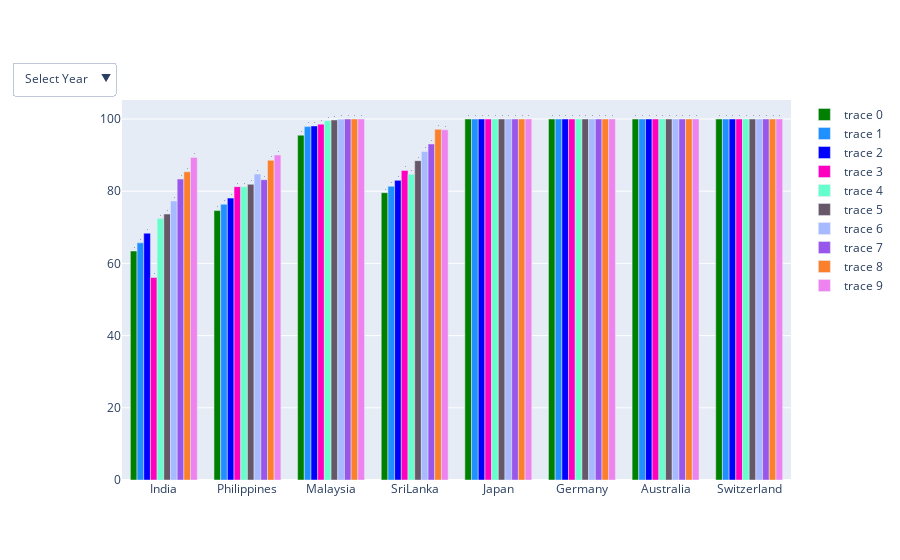

Here is the notebook cell this chart was saved with:
### Code cell
import pandas as pd
import numpy as np
import matplotlib.pyplot as plt
import matplotlib.gridspec as gridspec
from plotly.subplots import make_subplots
import plotly.graph_objects as go

fig1 = make_subplots(rows=1, cols=1)

countries = ['India','Philippines','Malaysia','SriLanka','Japan','Germany','Australia','Switzerland']

fig1.add_trace(go.Bar(x=countries,y=[63.43433,74.63317,95.52333,79.59493,100,100,100,100],text='Access to electricity in rural area in 2008',marker_color=['green','green','green','green','green','green','green','green'],
                                                                              textposition='outside'),row=1, col=1) 
fig1.add_trace(go.Bar(x=countries,y=[65.70224,76.38853,97.89499,81.38262,100,100,100,100],text='Access to electricity in rural area in 2009 ',marker_color=['dodgerblue','dodgerblue','dodgerblue','dodgerblue','dodgerblue','dodgerblue','dodgerblue','dodgerblue'],
                                                                              textposition='outside'),row=1, col=1) 


fig1.add_trace(go.Bar(x=countries,y=[68.37382,78.08313,98.08235,83.00431,100,100,100,100],text='Access to electricity in rural area in 2010 ',marker_color=['blue','blue','blue','blue','blue','blue','blue','blue'],
                                                                              textposition='outside'),row=1, col=1) 
fig1.add_trace(go.Bar(x=countries,y=[56.08608,81.2667,98.56712,85.74049,100,100,100,100],text='Access to electricity in rural area in 2011 ',marker_color=['rgb(255, 0, 191)','rgb(255, 0, 191)','rgb(255, 0, 191)','rgb(255, 0, 191)','rgb(255, 0, 191)','rgb(255, 0, 191)','rgb(255, 0, 191)','rgb(255, 0, 191)'],
                                                                              textposition='outside'),row=1, col=1) 
fig1.add_trace(go.Bar(x=countries,y=[72.40401,81.21015,99.53931,84.706,100,100,100,100],text='Access to electricity in rural area in 2012 ',marker_color=['#66FFCC','#66FFCC','#66FFCC','#66FFCC','#66FFCC','#66FFCC','#66FFCC','#66FFCC'],
                                                                              textposition='outside'),row=1, col=1)

fig1.add_trace(go.Bar(x=countries,y=[73.66351,81.89969,99.73659,88.46478,100,100,100,100],text='Access to electricity in rural area in 2013' ,marker_color=['#665869','#665869','#665869','#665869','#665869','#665869','#665869','#665869'],
                                                                              textposition='outside'),row=1, col=1)
fig1.add_trace(go.Bar(x=countries,y=[77.30267,84.73976,99.9605,90.9854,100,100,100,100] ,text='Access to electricity in rural area in 2014'  ,marker_color=['#a7b9ff','#a7b9ff','#a7b9ff','#a7b9ff','#a7b9ff','#a7b9ff','#a7b9ff','#a7b9ff'],
                                                                              textposition='outside'),row=1, col=1)

fig1.add_trace(go.Bar(x=countries,y=[83.36793,83.19498,100,93.07926,100,100,100,100],text=' Access to electricity in rural area in 2015 ',marker_color=['#9856eb','#9856eb','#9856eb','#9856eb','#9856eb','#9856eb','#9856eb','#9856eb'],
                                                                              textposition='outside'),row=1, col=1)
fig1.add_trace(go.Bar(x=countries,y=[85.36613,88.57234,100,97.16377,100,100,100,100],text='Access to electricity in rural area in 2016 ',marker_color=['#fc7f2b','#fc7f2b','#fc7f2b','#fc7f2b','#fc7f2b','#fc7f2b','#fc7f2b','#fc7f2b'],
                                                                              textposition='outside'),row=1, col=1)
fig1.add_trace(go.Bar(x=countries,y=[89.31665,90.02317,100,96.98971,100,100,100,100],text='Access to electricity in rural area in 2017 ',marker_color=['violet','violet','violet','violet','violet','violet','violet','violet'],
                                                                              textposition='outside'),row=1, col=1)

fig1.update_layout(
updatemenus=[
        dict(
            buttons=list([
                dict(args = [{'visible': [False, False,False, False,False, False,False, False,False,False]}],
                    label="Select Year",
                    method="update"),
                dict(args = [{'visible': [True, False,False, False,False, False,False, False,False,False]}],
                    label="2008",
                    method="update"),
                dict(args = [{'visible': [False, True,False, False,False, False,False, False,False,False]}],
                    label="2009",
                    method="update"),
                dict(args = [{'visible': [False, False,True, False,False, False,False, False,False,False]}],
                    label="2010",
                    method="update"),
                dict(args = [{'visible': [False, False,False, True,False, False,False, False,False,False]}],
                    label="2011",
                    method="update"),
                dict(args = [{'visible': [False, False,False, False,True, False,False, False,False,False]}],
                    label="2012",
                    method="update"),
                dict(args = [{'visible': [False, False,False, False,False, True,False, False,False,False]}],
                    label="2013",
                    method="update"),
                dict(args = [{'visible': [False, False,False, False,False, False,True, False,False,False]}],
                    label="2014",
                    method="update"),
                dict(args = [{'visible': [False, False,False, False,False, False,False, True,False,False]}],
                    label="2015",
                    method="update"),
                
                dict(args = [{'visible': [False, False,False, False,False, False,False, False,True,False]}],
                    label="2016",
                     method="update"),
                dict(args = [{'visible': [False, False,False, False,False, False,False, False,False,True]}],
                    label="2017",
                     method="update")]), x=-0.01,y=1.1),
      
    ]
    
)

fig1.show()

### Figure 1 — Plotly figure (JSON) as saved in the notebook; plotly's stock layout.template omitted (floating-point values rounded to 4 significant figures)
{"data": [{"marker": {"color": ["green", "green", "green", "green", "green", "green", "green", "green"]}, "text": "Access to electricity in rural area in 2008", "textposition": "outside", "type": "bar", "x": ["India", "Philippines", "Malaysia", "SriLanka", "Japan", "Germany", "Australia", "Switzerland"], "xaxis": "x", "y": [63.43, 74.63, 95.52, 79.59, 100, 100, 100, 100], "yaxis": "y"}, {"marker": {"color": ["dodgerblue", "dodgerblue", "dodgerblue", "dodgerblue", "dodgerblue", "dodgerblue", "dodgerblue", "dodgerblue"]}, "text": "Access to electricity in rural area in 2009 ", "textposition": "outside", "type": "bar", "x": ["India", "Philippines", "Malaysia", "SriLanka", "Japan", "Germany", "Australia", "Switzerland"], "xaxis": "x", "y": [65.7, 76.39, 97.89, 81.38, 100, 100, 100, 100], "yaxis": "y"}, {"marker": {"color": ["blue", "blue", "blue", "blue", "blue", "blue", "blue", "blue"]}, "text": "Access to electricity in rural area in 2010 ", "textposition": "outside", "type": "bar", "x": ["India", "Philippines", "Malaysia", "SriLanka", "Japan", "Germany", "Australia", "Switzerland"], "xaxis": "x", "y": [68.37, 78.08, 98.08, 83.0, 100, 100, 100, 100], "yaxis": "y"}, {"marker": {"color": ["rgb(255, 0, 191)", "rgb(255, 0, 191)", "rgb(255, 0, 191)", "rgb(255, 0, 191)", "rgb(255, 0, 191)", "rgb(255, 0, 191)", "rgb(255, 0, 191)", "rgb(255, 0, 191)"]}, "text": "Access to electricity in rural area in 2011 ", "textposition": "outside", "type": "bar", "x": ["India", "Philippines", "Malaysia", "SriLanka", "Japan", "Germany", "Australia", "Switzerland"], "xaxis": "x", "y": [56.09, 81.27, 98.57, 85.74, 100, 100, 100, 100], "yaxis": "y"}, {"marker": {"color": ["#66FFCC", "#66FFCC", "#66FFCC", "#66FFCC", "#66FFCC", "#66FFCC", "#66FFCC", "#66FFCC"]}, "text": "Access to electricity in rural area in 2012 ", "textposition": "outside", "type": "bar", "x": ["India", "Philippines", "Malaysia", "SriLanka", "Japan", "Germany", "Australia", "Switzerland"], "xaxis": "x", "y": [72.4, 81.21, 99.54, 84.71, 100, 100, 100, 100], "yaxis": "y"}, {"marker": {"color": ["#665869", "#665869", "#665869", "#665869", "#665869", "#665869", "#665869", "#665869"]}, "text": "Access to electricity in rural area in 2013", "textposition": "outside", "type": "bar", "x": ["India", "Philippines", "Malaysia", "SriLanka", "Japan", "Germany", "Australia", "Switzerland"], "xaxis": "x", "y": [73.66, 81.9, 99.74, 88.46, 100, 100, 100, 100], "yaxis": "y"}, {"marker": {"color": ["#a7b9ff", "#a7b9ff", "#a7b9ff", "#a7b9ff", "#a7b9ff", "#a7b9ff", "#a7b9ff", "#a7b9ff"]}, "text": "Access to electricity in rural area in 2014", "textposition": "outside", "type": "bar", "x": ["India", "Philippines", "Malaysia", "SriLanka", "Japan", "Germany", "Australia", "Switzerland"], "xaxis": "x", "y": [77.3, 84.74, 99.96, 90.99, 100, 100, 100, 100], "yaxis": "y"}, {"marker": {"color": ["#9856eb", "#9856eb", "#9856eb", "#9856eb", "#9856eb", "#9856eb", "#9856eb", "#9856eb"]}, "text": " Access to electricity in rural area in 2015 ", "textposition": "outside", "type": "bar", "x": ["India", "Philippines", "Malaysia", "SriLanka", "Japan", "Germany", "Australia", "Switzerland"], "xaxis": "x", "y": [83.37, 83.19, 100, 93.08, 100, 100, 100, 100], "yaxis": "y"}, {"marker": {"color": ["#fc7f2b", "#fc7f2b", "#fc7f2b", "#fc7f2b", "#fc7f2b", "#fc7f2b", "#fc7f2b", "#fc7f2b"]}, "text": "Access to electricity in rural area in 2016 ", "textposition": "outside", "type": "bar", "x": ["India", "Philippines", "Malaysia", "SriLanka", "Japan", "Germany", "Australia", "Switzerland"], "xaxis": "x", "y": [85.37, 88.57, 100, 97.16, 100, 100, 100, 100], "yaxis": "y"}, {"marker": {"color": ["violet", "violet", "violet", "violet", "violet", "violet", "violet", "violet"]}, "text": "Access to electricity in rural area in 2017 ", "textposition": "outside", "type": "bar", "x": ["India", "Philippines", "Malaysia", "SriLanka", "Japan", "Germany", "Australia", "Switzerland"], "xaxis": "x", "y": [89.32, 90.02, 100, 96.99, 100, 100, 100, 100], "yaxis": "y"}], "layout": {"updatemenus": [{"buttons": [{"args": [{"visible": [false, false, false, false, false, false, false, false, false, false]}], "label": "Select Year", "method": "update"}, {"args": [{"visible": [true, false, false, false, false, false, false, false, false, false]}], "label": "2008", "method": "update"}, {"args": [{"visible": [false, true, false, false, false, false, false, false, false, false]}], "label": "2009", "method": "update"}, {"args": [{"visible": [false, false, true, false, false, false, false, false, false, false]}], "label": "2010", "method": "update"}, {"args": [{"visible": [false, false, false, true, false, false, false, false, false, false]}], "label": "2011", "method": "update"}, {"args": [{"visible": [false, false, false, false, true, false, false, false, false, false]}], "label": "2012", "method": "update"}, {"args": [{"visible": [false, false, false, false, false, true, false, false, false, false]}], "label": "2013", "method": "update"}, {"args": [{"visible": [false, false, false, false, false, false, true, false, false, false]}], "label": "2014", "method": "update"}, {"args": [{"visible": [false, false, false, false, false, false, false, true, false, false]}], "label": "2015", "method": "update"}, {"args": [{"visible": [false, false, false, false, false, false, false, false, true, false]}], "label": "2016", "method": "update"}, {"args": [{"visible": [false, false, false, false, false, false, false, false, false, true]}], "label": "2017", "method": "update"}], "x": -0.01, "y": 1.1}], "xaxis": {"anchor": "y", "domain": [0, 1]}, "yaxis": {"anchor": "x", "domain": [0, 1]}}}
